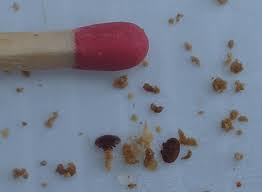
#> input picture varroa_plaque0.jpg, 262 x 192 px, found by its file name
$ jupyter execute --allow-errors imageSegm_VarroasBeeFirstStep1.3.ipynb
#> lines starting #> are read from the running program, lines starting #| are printed output that depends on the picture; after the words box and inside, x2 and y2 are one past the last pixel; in counts of white or black regions, pixels touching at a corner belong together
[cell 1]
#import depedencies
import imageio
import numpy as np
import scipy.ndimage as ndi
import matplotlib.pyplot as plt
from skimage import data
from skimage import io

[cell 2]
# import images
im1 = imageio.imread('Desktop/Varroa/varroa_plaque0.jpg')
#> im1 is the input picture: shape (192, 262, 3); mean R, G, B 118.4, 125.8, 142.6
im11 = imageio.imread('Desktop/Varroa/varroa_plaque2.jpg')
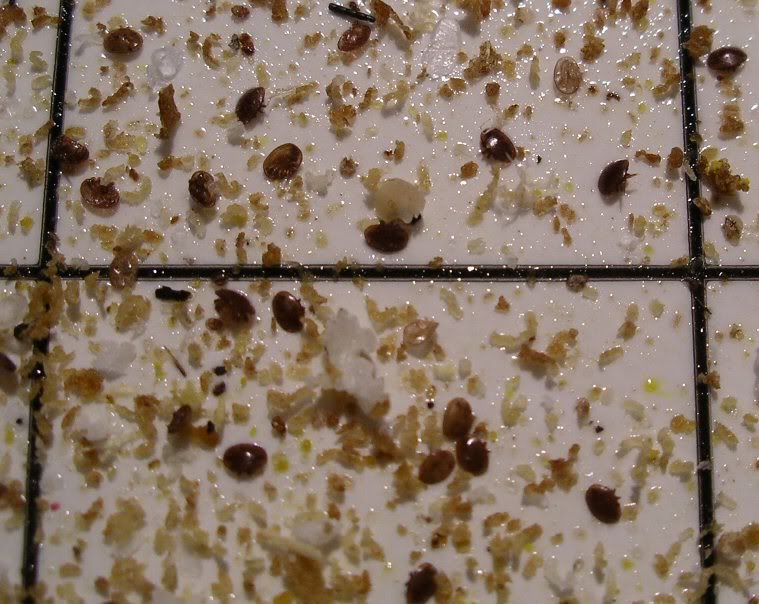
#> input picture varroa_plaque2.jpg, 759 x 604 px, found by its file name
#> im11 is the input picture: shape (604, 759, 3); mean R, G, B 137.6, 119.1, 103.3
im12 = imageio.imread('Desktop/Varroa/varroa_plaque1.jpg')
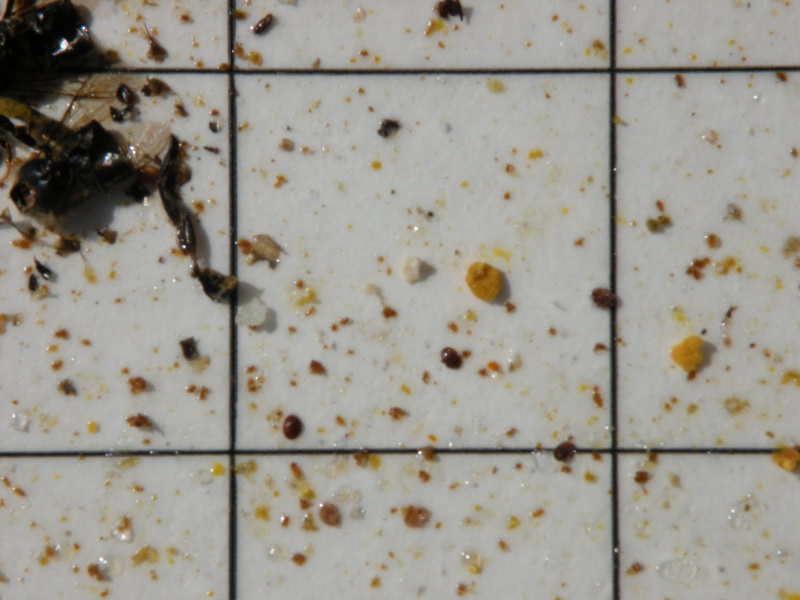
#> input picture varroa_plaque1.jpg, 1600 x 1200 px, found by its file name (shown at 1/2 size)
#> im12 is the input picture: shape (1200, 1600, 3); mean R, G, B 155.3, 151.7, 142.7
im2 = imageio.imread('Desktop/Varroa/varroa_plaque3.jpg')
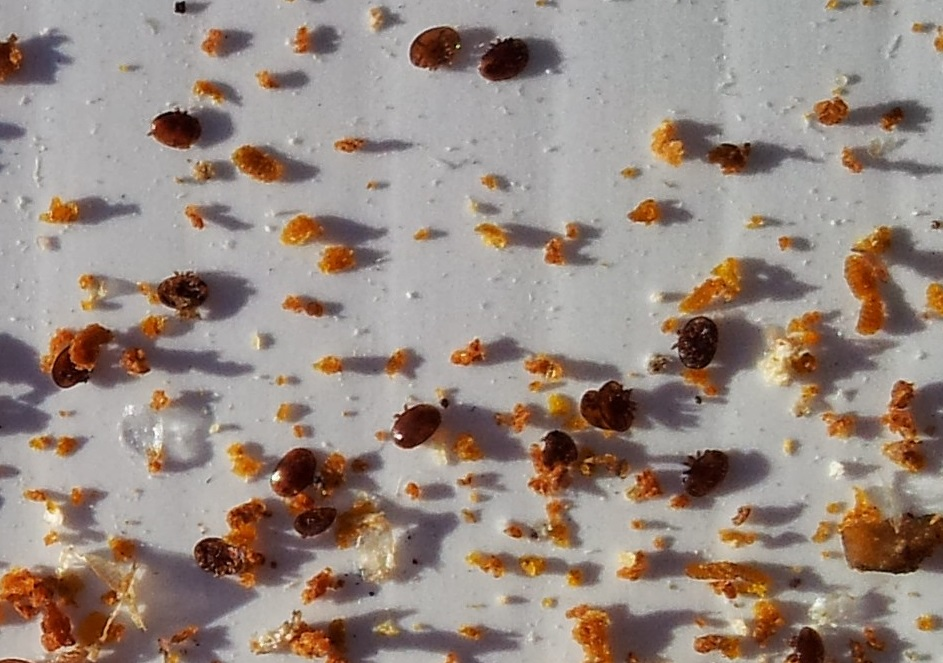
#> input picture varroa_plaque3.jpg, 943 x 663 px, found by its file name
#> im2 is the input picture: shape (663, 943, 3); mean R, G, B 153.2, 138.9, 130.4
im3 = imageio.imread('Desktop/Varroa/varroa_plaque4.jpg')
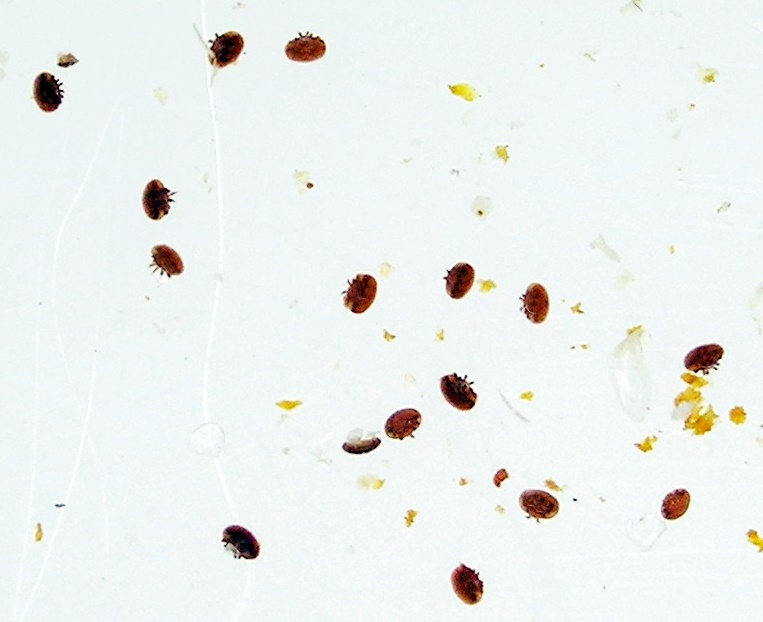
#> input picture Varroa_plaque4.jpg, 763 x 622 px, found by its file name
#> im3 is the input picture: shape (622, 763, 3); mean R, G, B 236.5, 240.5, 238.8
im4 = imageio.imread('Desktop/Varroa/varroa_plaque5.jpg')
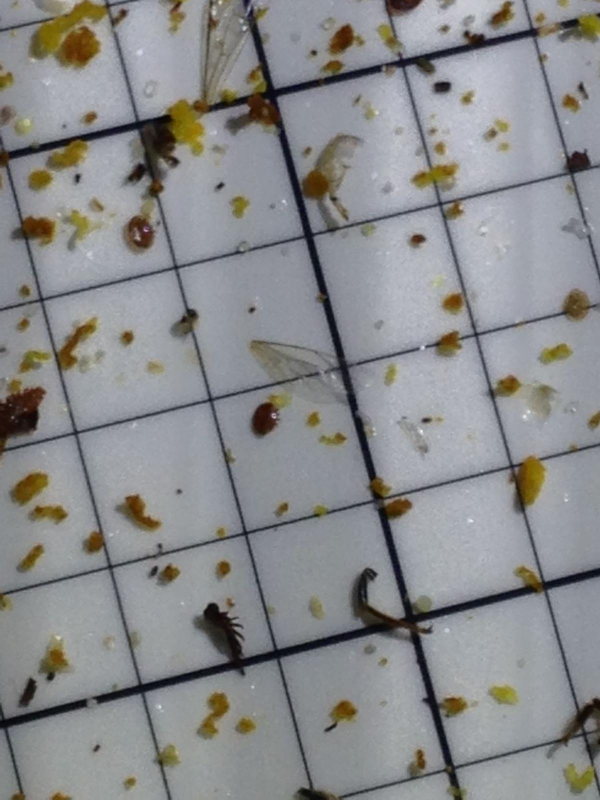
#> input picture Varroa_plaque5.jpg, 1200 x 1599 px, found by its file name (shown at 1/2 size)
#> im4 is the input picture: shape (1599, 1200, 3); mean R, G, B 137.5, 138.4, 139.8
#> (the rest of this cell did not finish here and is left out)

[cell 3]
# Print image attributes
print('Image type:', type(im1))
#| Image type: <class 'numpy.ndarray'>
print('Shape of image array:', im1.shape)
#| Shape of image array: (192, 262, 3)

2 / Masks and Filters (source: Datacamp)

Intensity tuning with plt.imshow from Matplotlib library (Datacamp)

In this chapter, we will work with a hand radiograph from a 2017 Radiological Society of North America competition. X-ray absorption is highest in dense tissue such as bone, so the resulting intensities should be high. Consequently, images like this can be used to predict "bone age" in children.
To start, let's load the image and check its intensity range.
The image datatype determines the range of possible intensities: e.g., 8-bit unsigned integers (uint8) can take values in the range of 0 to 255. A colorbar can be helpful for connecting these values to the visualized image.
All exercises in this chapter have the following imports:

[cell 4]
# Load the varroa plaque
#im = imageio.imread('Desktop/Varroa/plaque.jpg')
im=im1[:,:,0]
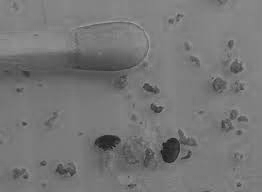
#> im: shape (192, 262); min 24, max 162, mean 118.4
print('Data type:', im.dtype)
#| Data type: uint8
print('Min. value:', im.min())
#| Min. value: 24
print('Max value:', im.max())
#| Max value: 162

# Plot the Ocean scale image
plt.figure(figsize=(20, 10))
plt.imshow(im, vmin=-2, vmax=255,cmap='ocean')
#plt.imshow(im, vmin=0, vmax=255,cmap='gray')
#plt.colorbar()
#format_and_render_plot()
plt.figure(figsize=(20, 10))
plt.imshow(im1, cmap=None)
plt.show()

Histograms
Histograms display the distribution of values in your image by binning each element by its intensity then measuring the size of each bin.
The area under a histogram is called the cumulative distribution function. It measures the frequency with which a given range of pixel intensities occurs.
For this exercise, describe the intensity distribution in im by calculating the histogram and cumulative distribution function and displaying them together.
* Import scipy.ndimage as ndi.
* Generate a 256-bin histogram of im which covers the full range of np.uint8values.
* Calculate the cumulative distribution function for im. First, find the cumulative sum of hist, then divide by the total number of pixels in hist.
* Plot hist and cdf on separate subplots. This has been done for you.

[cell 5]
# Import SciPy's "ndimage" module
import scipy.ndimage as ndi

[cell 6]
# Create a histogram, binned at each possible value
hist = ndi.histogram(im,min=0, max=355,bins=256)
#> hist = 256 values, max 6115 at index 87, min 0 at index 0, mean 196.5

# Create a cumulative distribution function
cdf = hist.cumsum() / hist.sum()
#> cdf = 256 values from 0 to 1

# Plot the histogram and CDF
fig, axes = plt.subplots(2, 1, sharex=True)
axes[0].plot(hist, label='Histogram')
axes[1].plot(cdf, label='CDF')
#format_and_render_plot()
plt.show()
#> figure, not shown here; panel 2: curve peaks at x = 116, y = 1

Create a mask (Datacamp)

Masks are the primary method for removing or selecting specific parts of an image. They are binary arrays that indicate whether a value should be included in an analysis. Typically, masks are created by applying one or more logical operations to an image.
For this exercise, try to use a simple intensity threshold to differentiate between skin and bone in the hand radiograph. (im has been equalized to utilize the whole intensity range.)
Below is the histogram of im colored by the segments we will plot.

* Create a varroa mask by selecting pixels with intensities greater than or equal to 145.
* Create a plaque (board) mask by selecting pixels with intensities greater than or equal to 2 and less than 80.
* Plot the skin and bone masks in ocean scale.

[cell 7]
# Create varroa and plaque masks
mask_varroa = (im >=60)
#> mask_varroa: shape (192, 262) bool; 98.9% white; 17 black regions (15 under 20 px), largest, box (x1, y1, x2, y2) and area: (161, 138, 180, 163) 292, (95, 135, 120, 151) 228
mask_plaque = (2<=im)&(im<80)
#> mask_plaque: shape (192, 262) bool; 3% white; 55 white regions (46 under 20 px), largest, box (x1, y1, x2, y2) and area: (69, 55, 133, 71) 428, (160, 138, 180, 163) 368, (94, 135, 120, 151) 278

# Plot the plaque (0) and varroa (1) masks
fig, axes = plt.subplots(1,2, sharex=True)
axes[0].imshow(mask_varroa, cmap='ocean', label = 'Varroa')
axes[1].imshow(mask_plaque, cmap='ocean', label='Lange')
#format_and_render_plot()
plt.figure(figsize=(10, 10))
plt.imshow(im1, cmap=None)

plt.show()

b/ Apply a mask
Although masks are binary, they can be applied to images to filter out pixels where the mask is False.

NumPy's where() function is a flexible way of applying masks. It takes three arguments:

np.where(condition, x, y)
condition, x and y can be either arrays or single values. This allows you to pass through original image values while setting masked values to 0.

Let's practice applying masks by selecting the bone-like pixels from the hand x-ray (im).

Instructions
100 XP
Create a Boolean bone mask by selecting pixels greater than or equal to 145.
Apply the mask to your image using np.where(). Values not in the mask should be set to 0.
Create a histogram of the masked image. Use the following arguments to select only non-zero pixels: min=1, max=255, bins=255.
Plot the masked image and the histogram. This has been done for you.

[cell 8]
# Screen out non-bone pixels from "im"
mask_varroa = im>=70
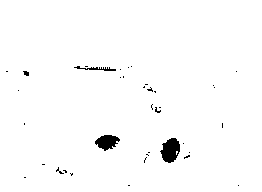
#> mask_varroa: shape (192, 262) bool; 98.3% white; 37 black regions (33 under 20 px), largest, box (x1, y1, x2, y2) and area: (160, 138, 180, 163) 346, (95, 135, 120, 151) 256, (74, 66, 116, 71) 87, (23, 71, 29, 76) 22
im_varroa = np.where(mask_varroa, im, 0)

# Get the histogram of bone intensities
hist = ndi.histogram(im_varroa, min=0, max=355, bins=255)
#> hist = 255 values, max 4975 at index 86, min 0 at index 1, mean 197.3

# Plot masked image and histogram
fig, axes = plt.subplots(2,1)
axes[0].imshow(im_varroa, cmap='ocean')
axes[1].plot(hist)
#format_and_render_plot()
plt.figure(figsize=(20, 10))
plt.imshow(im1, cmap=None)
plt.show()
#> figure, not shown here; panel 2: curve peaks at x = 86, y = 4975

c/ Tune a mask (Datacamp)
Imperfect masks can be tuned through the addition and subtraction of pixels. SciPy includes several useful methods for accomplishing these ends. These include:

binary_dilation: Add pixels along edges
binary_erosion: Remove pixels along edges
binary_opening: Erode then dilate, "opening" areas near edges
binary_closing: Dilate then erode, "filling in" holes
For this exercise, create a bone mask then tune it to include additional pixels.

For the remaining exercises, we have run the following import for you:

import scipy.ndimage as ndi
Instructions
100 XP
Create a bone by selecting pixels from im that are greater than or equal to 60.
Use ndi.binary_dilation() to increase the size of mask_bone. Set the number of iterations to 5 to perform the dilation multiple times.
Use ndi.binary_closing() to fill in holes in mask_bone. Set the number of iterations to 5 to holes up to 10 pixels wide.
Plot the original and tuned masks.

Instructions
100 XP
Create a varroa by selecting pixels from im that are greater than or equal to 70.
Use ndi.binary_dilation() to increase the size of mask_bone. Set the number of iterations to 5 to perform the dilation multiple times.
Use ndi.binary_closing() to fill in holes in mask_bone. Set the number of iterations to 5 to holes up to 10 pixels wide.
Plot the original and tuned masks.

[cell 9]
# Create and tune varroa mask
mask_varroa = im>=80
mask_dilate = ndi.binary_dilation(mask_varroa, iterations=5 )
#> mask_dilate: shape (192, 262) bool; 99.7% white; 2 black regions, box (x1, y1, x2, y2) and area: (165, 143, 175, 158) 104, (100, 140, 112, 146) 47
mask_closed = ndi.binary_closing(mask_varroa, iterations=5 )
#> mask_closed: shape (192, 262) bool; 90% white; 3 black regions, box (x1, y1, x2, y2) and area: (0, 0, 262, 192) 4440, (160, 138, 180, 163) 344, (95, 135, 117, 151) 222

# Plot masked images
fig, axes = plt.subplots(1,3)
axes[0].imshow(mask_varroa)
axes[1].imshow(mask_dilate)
axes[2].imshow(mask_closed)
#format_and_render_plot()
plt.figure(figsize=(10, 10))
plt.imshow(im1, cmap=None)
plt.show()

Smoothing (Datacamp)

Smoothing can improve the signal-to-noise ratio of your image by blurring out small variations in intensity. The Gaussian filter is excellent for this: it is a circular (or spherical) smoothing kernel that weights nearby pixels higher than distant ones.

The width of the distribution is controlled by the sigma argument, with higher values leading to larger smoothing effects.

For this exercise, test the effects of applying Gaussian filters to the foot x-ray before creating a bone mask.

[cell 10]
# Smooth "im" with Gaussian filters
im_s1 = ndi.gaussian_filter(im, sigma=1)
im_s3 = ndi.gaussian_filter(im, sigma=2)

# Draw bone masks of each image

fig, axes = plt.subplots(1,3)
axes[0].imshow(im >= 70, cmap="ocean")
axes[1].imshow(im_s1>=70, cmap="ocean")
axes[2].imshow(im_s3>=70, cmap="ocean")
#format_and_render_plot()
plt.figure(figsize=(10, 10))
plt.imshow(im1, cmap=None)

plt.show()

[cell 11]
#save smooth images
#imageio.save("Desktop/Varroa/im_s1.gif",im_s1)

B/ Feature detection

[cell 12]
#image
plt.figure(figsize=(10, 10))
plt.imshow(im_varroa,cmap='ocean', vmin=40, vmax=170)
plt.figure(figsize=(10, 10))
plt.imshow(im1, cmap=None)
plt.show()

Detect edges (1)
Filters can also be used as "detectors." If a part of the image fits the weighting pattern, the returned value will be very high (or very low).

In the case of edge detection, that pattern is a change in intensity along a plane. A filter detecting horizontal edges might look like this:

weights = [[+1, +1, +1],
           [ 0,  0,  0],
           [-1, -1, -1]]
For this exercise, create a vertical edge detector and see how well it performs on the hand x-ray (im).

Instructions
100 XP
Create a 3x3 array of filter weights that detects when intensity changes from the left to right. Use only the values 1, 0 and -1.
Convolve im with the edge detector.
Plot the horizontal edges with the seismic colormap. Use vmin=-150 and vmax=150 to control adjust your colormap scale.
Add a colorbar and render the results.

[cell 13]
# Set weights to detect vertical edges
weights = [[1,-1,0], [1,0,0], [1,1,0]]

# Convolve "im" with filter weights
edges = ndi.convolve(im_s3,weights, mode='reflect')
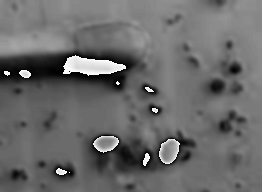
#> edges: shape (192, 262); min 0, max 255, mean 105.5

# Draw the image in color
plt.figure(figsize=(10, 10))
plt.imshow(edges, cmap='ocean', vmin=-2, vmax=1100) #vmin=-2, vmax=1100
#plt.colorbar()
#format_and_render_plot()
plt.figure(figsize=(10, 10))
plt.imshow(im1, cmap=None)
plt.show()

A) Plot image colormap in plasma type
Matplotlib's color pattern https://matplotlib.org/examples/color/colormaps_reference.html

# créer un masque et un label (SKimage)

[cell 14]
#import SKimage

import matplotlib.patches as mpatches

from skimage import data
from skimage.filters import threshold_otsu
from skimage.segmentation import clear_border
from skimage.measure import label, regionprops
from skimage.morphology import closing, square
from skimage.color import label2rgb

[cell 15]
#image = data.coins()[50:-50, 50:-50]
image=im_varroa #use im3 reshaped to a varroa mask im_varroa
plt.figure(figsize=(10, 10))
plt.imshow(image)
plt.show()
# apply threshold
thresh = threshold_otsu(image) #reduction of graylevel image to a binary image(tuning the intensity)
#> thresh = 0
                              #(2 classes(foreground pixels and background pixels))
bw = closing(image <= thresh, square(7))#closing gap between image and reshaped image by "Otsu algorithm"
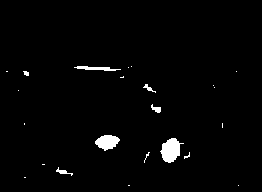
#> bw: shape (192, 262) bool; 1.9% white; 23 white regions (16 under 20 px), largest, box (x1, y1, x2, y2) and area: (160, 138, 184, 163) 368, (95, 135, 120, 151) 266, (74, 66, 121, 71) 128

#https://en.wikipedia.org/wiki/Otsu%27s_method


# remove artifacts connected to image border
cleared = clear_border(bw)
plt.figure(figsize=(10, 10))
plt.tight_layout()
plt.imshow(cleared)
plt.show()
# label image regions
plt.figure(figsize=(10, 10))
label_image = label(cleared)
#> label_image: shape (192, 262) int32; 24 distinct labels, from 0 to 23
image_label_overlay = label2rgb(label_image, image=image)
plt.tight_layout()
plt.imshow(label_image)
plt.show()
fig, ax = plt.subplots(figsize=(10, 10))
ax.imshow(image_label_overlay)
plt.tight_layout()

for region in regionprops(label_image):
    # take regions with large enough areas
    if region.area >= 110:
        # draw rectangle around segmented varroas
        minr, minc, maxr, maxc = region.bbox
        rect = mpatches.Rectangle((minc, minr), maxc - minc, maxr - minr,
                                  fill=False, edgecolor='red', linewidth=2)
        ax.add_patch(rect)
#> this loop made 23 passes
#> (minr, minc, maxr, maxc) on passes 1, 15, 16: (66, 74, 71, 121), (135, 95, 151, 120), (138, 160, 163, 184)

ax.set_axis_off()
plt.show()
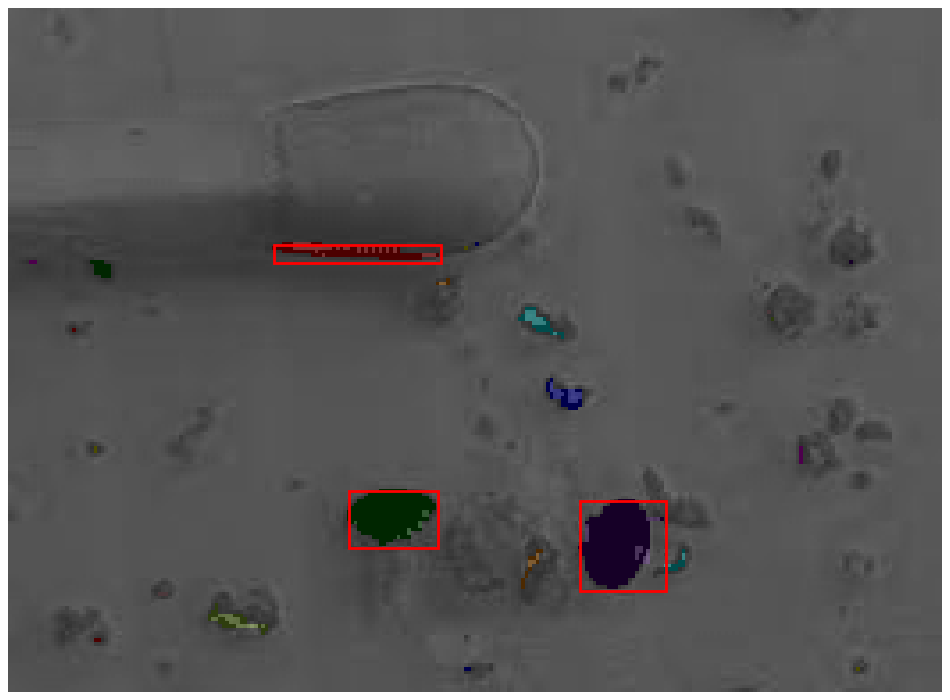
#> figure drawn by matplotlib, 1 panel
plt.figure(figsize=(10, 10))
plt.imshow(im1)
plt.show()
